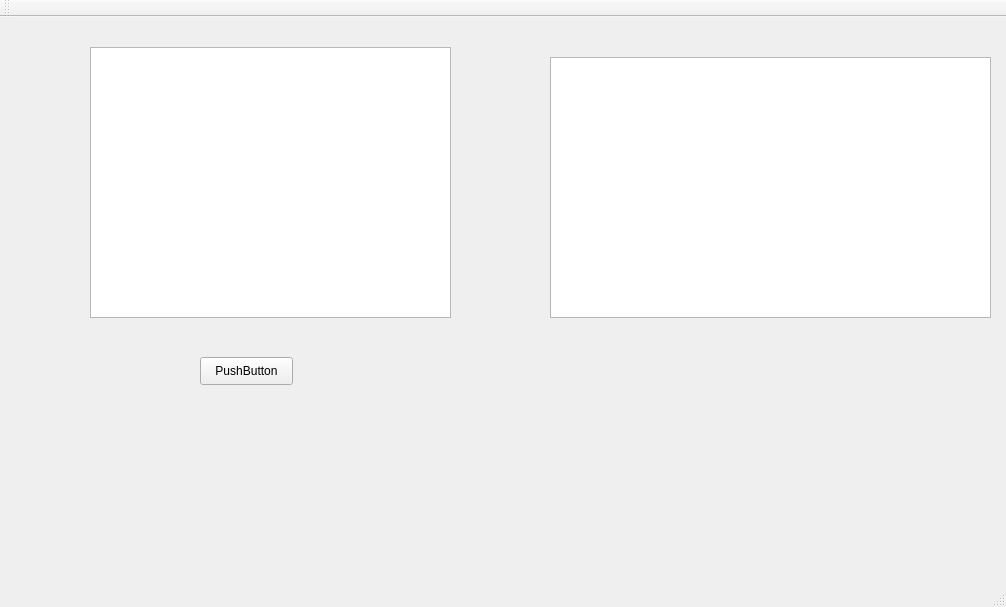
<?xml version="1.0" encoding="UTF-8"?>
<ui version="4.0">
 <class>MainWindow</class>
 <widget class="QMainWindow" name="MainWindow">
  <property name="geometry">
   <rect>
    <x>0</x>
    <y>0</y>
    <width>1006</width>
    <height>607</height>
   </rect>
  </property>
  <property name="windowTitle">
   <string>MainWindow</string>
  </property>
  <widget class="QWidget" name="centralWidget">
   <widget class="QTextEdit" name="textEdit">
    <property name="geometry">
     <rect>
      <x>90</x>
      <y>30</y>
      <width>361</width>
      <height>271</height>
     </rect>
    </property>
   </widget>
   <widget class="QPushButton" name="pushButton">
    <property name="geometry">
     <rect>
      <x>200</x>
      <y>340</y>
      <width>93</width>
      <height>28</height>
     </rect>
    </property>
    <property name="text">
     <string>PushButton</string>
    </property>
   </widget>
   <widget class="QListWidget" name="listWidget">
    <property name="geometry">
     <rect>
      <x>550</x>
      <y>40</y>
      <width>441</width>
      <height>261</height>
     </rect>
    </property>
   </widget>
  </widget>
  <widget class="QMenuBar" name="menuBar">
   <property name="geometry">
    <rect>
     <x>0</x>
     <y>0</y>
     <width>1006</width>
     <height>26</height>
    </rect>
   </property>
  </widget>
  <widget class="QToolBar" name="mainToolBar">
   <attribute name="toolBarArea">
    <enum>TopToolBarArea</enum>
   </attribute>
   <attribute name="toolBarBreak">
    <bool>false</bool>
   </attribute>
  </widget>
  <widget class="QStatusBar" name="statusBar"/>
 </widget>
 <layoutdefault spacing="6" margin="11"/>
 <resources/>
 <connections/>
</ui>
